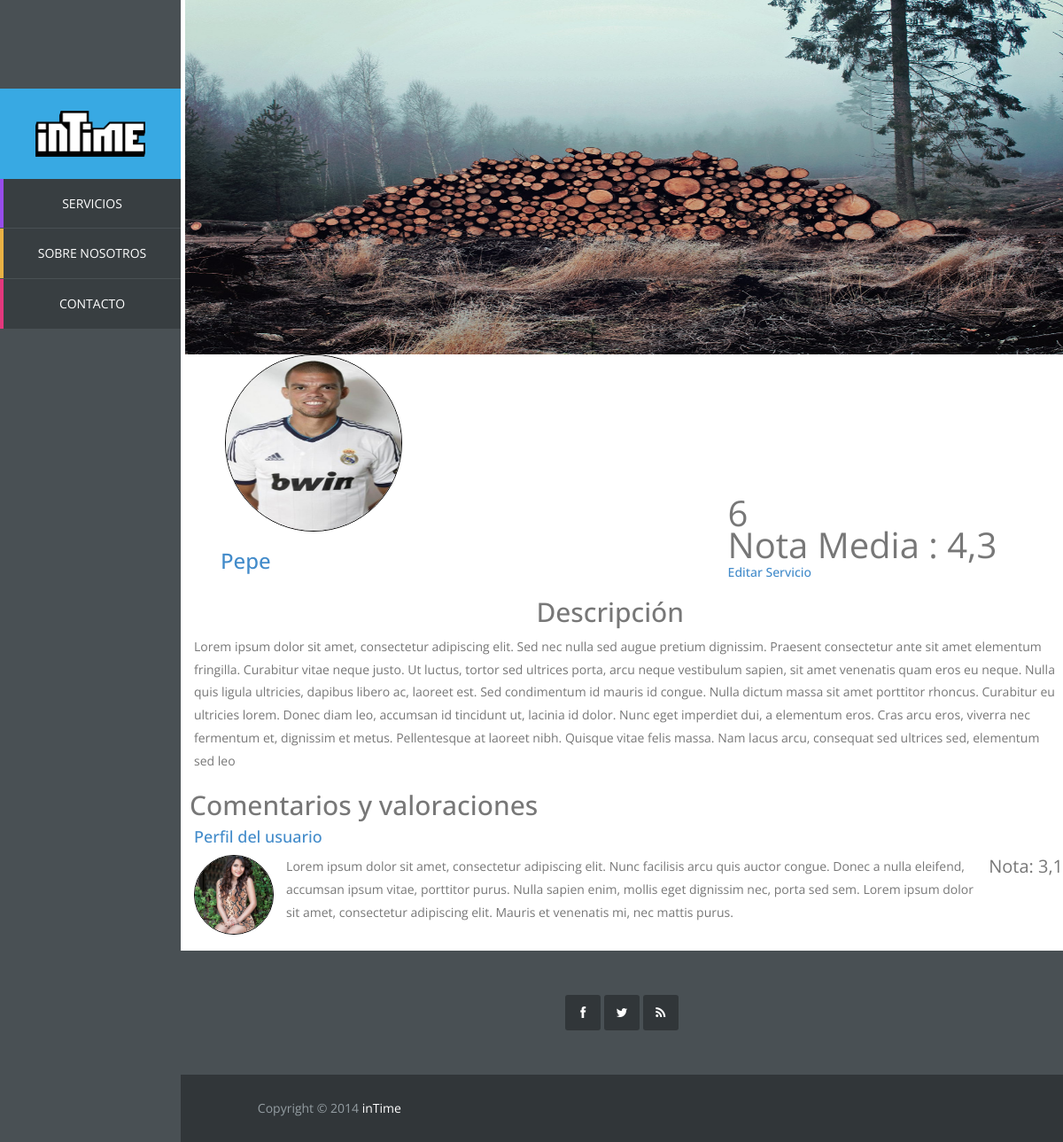
Page /vista/servicio.php?id_servicio=2 on the earlier database version.
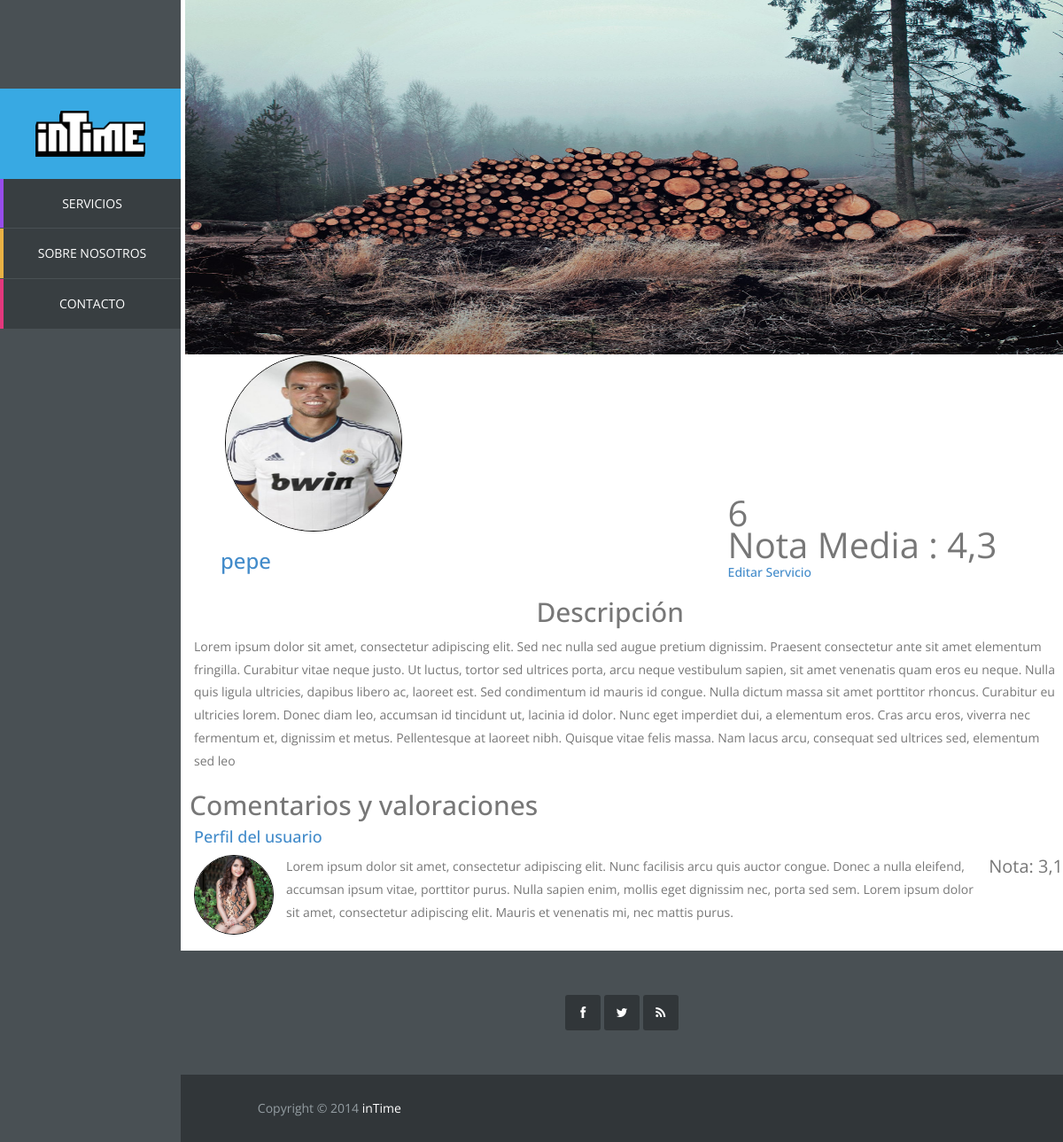
Same page on the later database version.
### tables this page shows
CREATE TABLE IF NOT EXISTS `usuario` (
  `id_usuario` int(11) NOT NULL AUTO_INCREMENT,
  `correo` varchar(40) NOT NULL,
  `nombre` varchar(20) NOT NULL,
  `apellidos` varchar(40) NOT NULL,
  `direccion` varchar(80) NOT NULL,
  `horas_usuario` int(11) NOT NULL,
  `foto_usuario` varchar(20) DEFAULT NULL,
  `pass` char(128) NOT NULL,
  `salt` char(128) NOT NULL,
  `vio_sol_recibidas` datetime NOT NULL,
  `vio_sol_enviadas` datetime NOT NULL,
  PRIMARY KEY (`id_usuario`),
  UNIQUE KEY `correo` (`correo`)
);

CREATE TABLE IF NOT EXISTS `valoracion_servicio` (
  `id_valoracion` int(11) NOT NULL AUTO_INCREMENT,
  `id_servicio` int(11) NOT NULL,
  `id_usuario` int(11) NOT NULL,
  `nota` int(11) NOT NULL,
  `opinion` varchar(500) NOT NULL,
  PRIMARY KEY (`id_valoracion`),
  KEY `id_servicio` (`id_servicio`,`id_usuario`),
  KEY `id_usuario` (`id_usuario`)
);

### controlador/op_base_datos.php (called while the page is built, shortened)
<?php
class Mysql{
	protected $host="localhost";
	protected $user="root";
    protected $clave="";
	protected function conectar(){
        $this->conexion=mysqli_connect($this->host,$this->user,$this->clave);
    }
}

### controlador/op_base_datos_servicio.php (called while the page is built, shortened)
<?php
require_once '../controlador/op_base_datos.php';
require_once '../modelo/servicio.php';
class MysqlServicio extends Mysql {
	 public function conseguirServicio($id) {
		$pst = $this->conexion->prepare("select * from servicio where id_servicio = ?");
		$pst->bind_param("i", $id);
		$pst->execute();
		$resultado = $pst->bind_result($id_servicio, $id_usuario, $id_categoria, $nombre, $descripcion, $horas, $foto);
		$servicio = NULL;
		if($pst->fetch()){
			$servicio = new Servicio($id_servicio, $id_usuario, $id_categoria, $nombre, $descripcion, $horas, $foto);
		}
		return $servicio;
	}
}

### modelo/servicio.php (called while the page is built, shortened)
<?php
class Servicio {
	public $id_servicio,
		   $id_usuario,
		   $id_categoria,
		   $nombre,
		   $descripcion,
		   $horas,
		   $foto;
	public function __construct($id_servicio, $id_usuario, $id_categoria, $nombre, $descripcion, $horas, $foto) {
	    $this->id_servicio = $id_servicio;
	    $this->id_usuario = $id_usuario;
	}
	public function getIdServicio(){
		return $this->id_servicio;
	}
	public function getIdUsuario(){
		return $this->id_usuario;
	}
}

### controlador/op_base_datos_usuario.php (called while the page is built, shortened)
<?php
require_once '../controlador/op_base_datos.php';
class MysqlUsuario extends Mysql {
	public function conseguirUsuarioById($id){
		$pst = $this->conexion->prepare("select * from usuario where id_usuario = ?");
		$pst->bind_param("s", $id);
		$pst->execute();
		$pst->bind_result($id_usuario, $correo, $nombre, $apellidos, $direccion, $horas, $foto, $pass, $salt,
			$vio_sol_recibidas, $vio_sol_enviadas);
		$usuario = NULL;
		if($pst->fetch()){
			$usuario = new Usuario($id_usuario, $correo, $nombre, $apellidos, $direccion, $horas, $foto, $pass, $salt,
				$vio_sol_recibidas, $vio_sol_enviadas);
		}
		return $usuario;
	}
	 public function conseguirValoraciones($id) {
		$args = array($id);
		$pst = $this->conexion->prepare("SELECT * FROM valoracion_servicio WHERE id_servicio = ?");
		$pst->bind_param("i", $args[0]);
		$pst->execute();
		$pst->bind_result($id_valoracion, $id_servicio, $id_usuario, $nota, $opinion);
		$resultado = NULL;
		while($pst->fetch()){
			$resultado[] = array('id_valoracion' => $id_valoracion, 'id_servicio' => $id_servicio, 'id_usuario' => $id_usuario,
				'nota' => $nota, 'opinion' => $opinion);
		}
		return $resultado;
	}
}

### modelo/usuario.php (called while the page is built, shortened)
<?php
	class Usuario {
		private $id;
		private $nombre;
		private $foto;
		public function __construct($id, $correo, $nombre, $apellidos, $direccion, $horas, $foto, $pass, $salt) {
			$this->id = $id;
			$this->nombre = $nombre;
			$this->foto = $foto;
		}
		public function getId(){
			return $this->id;
		}
		public function getNombre(){
			return $this->nombre;
		}
		public function getFoto(){
			return $this->foto;
		}
	}

### vista/servicio.php (the view, shortened to what this page needs)
<?php
	require_once '../modelo/usuario.php';
	require_once '../modelo/servicio.php';
	require_once '../controlador/op_base_datos_servicio.php';
	require_once '../controlador/op_base_datos_usuario.php';
?>
<!DOCTYPE html>
<html lang="es">
	<head>
		<link rel="stylesheet" href="css/bootstrap.min.css">
		<link rel="stylesheet" href="css/font-awesome.min.css">
		<link rel="stylesheet" href="css/templatemo_misc.css">
		<link rel="stylesheet" href="css/templatemo_style.css">
	</head>
	<?php
		if(isset($_GET['id_servicio'])){
			$id_servicio = $_GET['id_servicio'];
			$BDDServicio = new MysqlServicio();
			$BDDUsuario = new MysqlUsuario();
			$servicio = $BDDServicio->conseguirServicio($id_servicio);
			if(isset($servicio)){
				$usuario = $BDDUsuario->conseguirUsuarioById($servicio->getIdUsuario());
				$resultadoValoracion= $BDDUsuario->conseguirValoraciones($id_servicio);
			}
		}
	?>
	<body>
		<?php include "sidebar.php"
		?>
		<div id="main-content">
			<div id="templatemo">
				<div class="cuerpo">
				<?php if(isset($servicio)){ ?>
				<div class="encabezado">
					 <img src="images/slide3.jpg" >
				</div>
				<div class="servicio">
					<div class="autor">
						<img src="images/usuario/<?php echo $usuario->getFoto()?>" >
						<div class="nombretrabajo">
							<a href="perfil.php?id_usuario=<?php echo $usuario->getId() ?>">
								<h3>
									<?php
										echo $usuario->getNombre();
									?>
								</h3></a>
						</div>
						<div class="valoraciones">
							<p>
								<?php
									if(isset($resultadoValoracion)){
										foreach ($resultadoValoracion as $row) {
											echo $row["nota"];
										}
									}
								?>
							</p>
							<p>
								Nota Media : 4,3
							</p>
							<?php
								echo'<a href="editarservicio.php?id_servicio='.$servicio->getIdServicio().'"><h5>Editar Servicio</h5></a>';
						?>
						</div>
					</div>
					<div class="descripcion">
						<h2>Descripción</h2>
						<p>
							Lorem ipsum dolor sit amet, consectetur adipiscing elit. Sed nec nulla sed augue pretium dignissim.
							Praesent consectetur ante sit amet elementum fringilla. Curabitur vitae neque justo. Ut luctus, tortor sed
							ultrices porta, arcu neque vestibulum sapien, sit amet venenatis quam eros eu neque. Nulla quis ligula ultricies,
							dapibus libero ac, laoreet est. Sed condimentum id mauris id congue. Nulla dictum massa sit amet porttitor
							rhoncus. Curabitur eu ultricies lorem. Donec diam leo, accumsan id tincidunt ut, lacinia id dolor. Nunc eget
							imperdiet dui, a elementum eros. Cras arcu eros, viverra nec fermentum et, dignissim et metus. Pellentesque at
							laoreet nibh. Quisque vitae felis massa. Nam lacus arcu, consequat sed ultrices sed, elementum sed leo
						</p>
					</div>
				</div>
				<div class="comentarios">
					<h2>Comentarios y valoraciones</h2>
					<div class ="comentario-ej">
						<a href="perfil_usuario.php"><h4>Perfil del usuario</h4></a>
						<div class="coment-foto">
							<img src="images/team2.jpg">
						</div>
						<div class="coment-nota">
							<p>
								Nota: 3,1
							</p>
						</div>
						<div class="coment">
							<p>
								Lorem ipsum dolor sit amet, consectetur adipiscing elit. Nunc facilisis arcu quis auctor congue. Donec a nulla eleifend, accumsan ipsum vitae, porttitor purus. Nulla sapien enim, mollis eget dignissim nec, porta sed sem. Lorem ipsum dolor sit amet, consectetur adipiscing elit. Mauris et venenatis mi, nec mattis purus.
							</p>
						</div>
					</div>
				</div>
				<?php
				}else{
					echo "<h1>Servicio inexistente</h1>";
				} ?>
				</div>
			</div>
			<?php include 'footer.php'
			?>
		</div>
	</body>
</html>

### vista/sidebar.php (shortened to what this page needs)
<?php
$dir = $_SERVER["REQUEST_URI"];
$array = explode("/", $dir);
$n = count($array);
?>
	<div id="main-sidebar">
		<?php
		if($array[$n-1] == "index.php" || $array[$n-1] == ""){
		?>
		<div class="logo">
			<a href="index.php"><img src="vista/images/logo.png"/></a>
		</div>
		<ul class="main-menu">
			<li class="services">
				<a href='vista/mostrar_servicios.php'>servicios</a>
			</li>
			<li class="about">
				<a href="vista/sobrenosotros.php">sobre nosotros</a>
			</li>
			<li class="contact">
				<a href="vista/contacto.php">contacto</a>
			</li>
		</ul>
		<?php
		}else {
			require_once '../controlador/op_base_datos_usuario.php';
			if(isset($_SESSION['login_usuario']) && $_SESSION['login_usuario']){
				$user = $_SESSION['usuario'];
				$baseDatos = new MysqlUsuario();
				$user = $baseDatos->conseguirUsuarioById($user->getId());
				$_SESSION['usuario'] = $user;
		?>
				<div class="logo">
					<a href="perfil_usuario.php">
						<img src="images/logo.png"/>
					</a>
				</div>
				<div class="navigation-log-in">
					<ul class="main-menu">
						<div class="circle-text">
							<div class="contador">
									<?php echo $user->getHoras() ?>
							</div>
							<p>Horas</p>
						</div>
						<?php
							if($user->getFoto() == NULL){
								echo "<a href='perfil_usuario.php'><img src='images/usuario/user_defect.png'></a>";
							}else{
						?>
								<a href='perfil_usuario.php'><img src='<?php echo "images/usuario/".$user->getFoto() ?>'></a>
						<?php
							}
						?>
						<p>
							<?php echo $user->getNombre() ?>
						</p>
						<li class="requests">
							<a href="solicitudes.php">Solicitudes</a>
						</li>
						<li class="services">
							<a href="mostrar_servicios.php">servicios</a>
						</li>
						<li class="profile">
							<a href="perfil.php?id_usuario=<?php echo $user->getId() ?>">Mi Perfil</a>
						</li>
						<li class="new-job">
							<a href="crearservicio.php">Crear Servicio</a>
						</li>
						<li class="log-out">
							<a href="../controlador/logout.php">Salir</a>
						</li>
					</ul>
				</div>
		<?php
			}else {
		?>
				<div class="logo">
					<a href="../index.php"><img src="images/logo.png"/></a>
				</div>
				<ul class="main-menu">
					<li class="services">
						<a href='mostrar_servicios.php'>servicios</a>
					</li>
					<li class="about">
						<a href="sobrenosotros.php">sobre nosotros</a>
					</li>
					<li class="contact">
						<a href="contacto.php">contacto</a>
					</li>
				</ul>
		<?php
			}
		?>
		<?php
		}
		?>
	</div>

### vista/footer.php
<div class="site-footer">
	<div class="first-footer">
		<div class="container-fluid">
			<div class="row">
				<div class="col-md-12">
					<div class="social-footer">
						<ul>
							<li>
								<a href="#" class="fa fa-facebook"> </a>
							</li>
							<li>
								<a href="#" class="fa fa-twitter"> </a>
							</li>
							<li>
								<a href="#" class="fa fa-rss"> </a>
							</li>
						</ul>
					</div>
				</div>
			</div>
		</div>
	</div>
	<div class="bottom-footer">
		<div class="container-fluid">
			<div class="row">
				<div class="col-md-6">
					<p class="copyright">
						Copyright © 2014 <a href="#">inTime</a>
					</p>
				</div>
			</div>
		</div>
	</div>
</div>

### vista/css/templatemo_style.css (style rules this page uses)
.main-menu, .responsive-menu ul, .social-member, .progess-bars, .first-footer .social-footer ul { padding: 0%; margin: 0%; list-style: none; }
body { font: 14px/1.85em 'Open Sans', Arial, Helvetice Neue, sans-serif; color: #777777; font-weight: 300px; font-style: normal; -webkit-font-smoothing: antialiased; -webkit-text-size-adjust: 100%; }
a, a:hover, a:focus { text-decoration: none; -webkit-transition: all 150ms ease-in; -moz-transition: all 150ms ease-in; -o-transition: all 150ms ease-in; transition: all 150ms ease-in; }
h1, h2, h3, h4, h5, h6 { font-family: 'Open Sans', Arial, Helvetice Neue, sans-serif; }
*, *:before, *:after { -moz-box-sizing: border-box; -webkit-box-sizing: border-box; box-sizing: border-box; }
#main-content, .full-width-slider { width: 83%; }
#main-sidebar { position: fixed; float: left; width: 17%; height: 100%; background-color: #495054; color: white; margin-right: 0px; overflow: auto; }
.logo { margin-top: 100px; background-color: #38a9e3; padding: 25px 40px; }
.logo a { color: white; }
.logo a img { width: 100%; height: 100%; }
.main-menu { text-align: center; }
.main-menu li { margin-bottom: 1px; }
.main-menu li a { color: white; text-transform: uppercase; display: block; border-left: 4px solid; padding: 15px 30px; background-color: #383e41; -webkit-transition: all 150ms ease-in; -moz-transition: all 150ms ease-in; -o-transition: all 150ms ease-in; transition: all 150ms ease-in; }
li.about a { border-color: #e9b144; }
li.services a { border-color: #974dea; }
li.contact a { border-color: #e3387c; }
.first-footer { background-color: #495054; padding: 50px; text-align: center; border-left: 5px solid #313639; }
.first-footer .social-footer ul li { display: inline; }
.first-footer .social-footer ul li a { width: 40px; height: 40px; -webkit-border-radius: 3px; border-radius: 3px; background-clip: padding-box; background-color: #313639; text-align: center; line-height: 40px; color: white; }
.bottom-footer { background-color: #313639; color: #949da2; padding: 25px 7% 16px 7%; }
.bottom-footer a { color: white; }
#main-content { float: left; width: 83%; height: 100%; margin-left: 17%; overflow: hidden; }
.first-footer { border-left: 0; }
.encabezado { height: 400px; }
.encabezado img { height:400px;width: 100%; }
.autor { padding-left: 45px; }
.autor img { border: 1px solid black; border-radius: 400px;height: 200px;width: 200px; }
.nombretrabajo { margin-left:-30px }
.descripcion h2 { padding-left:40%; }
.descripcion p { padding-left:10px; }
.valoraciones { margin-top:-90px;padding-left:60%;font-size:40px; }
.comentarios h2 { padding-left:5px; }
.comentarios img { border: 1px solid black; border-radius: 80px;height:90px;width:90px; }
.comentario-ej { margin-bottom:30px; }
.coment-foto { float:left;padding-left:10px;height:80px; }
.coment { padding-left:15px;width:80%;margin:auto; }
.coment-nota { float:right;font-size:20px; }
.lista h3,h4 { padding-left:10px; }
.cuerpo { padding-left: 5px; min-height: 400px; }
.perfil h1,h3 { padding-left:25px; }

Differences in the rows shown:
changed usuario: nombre "Pepe" → "pepe"
